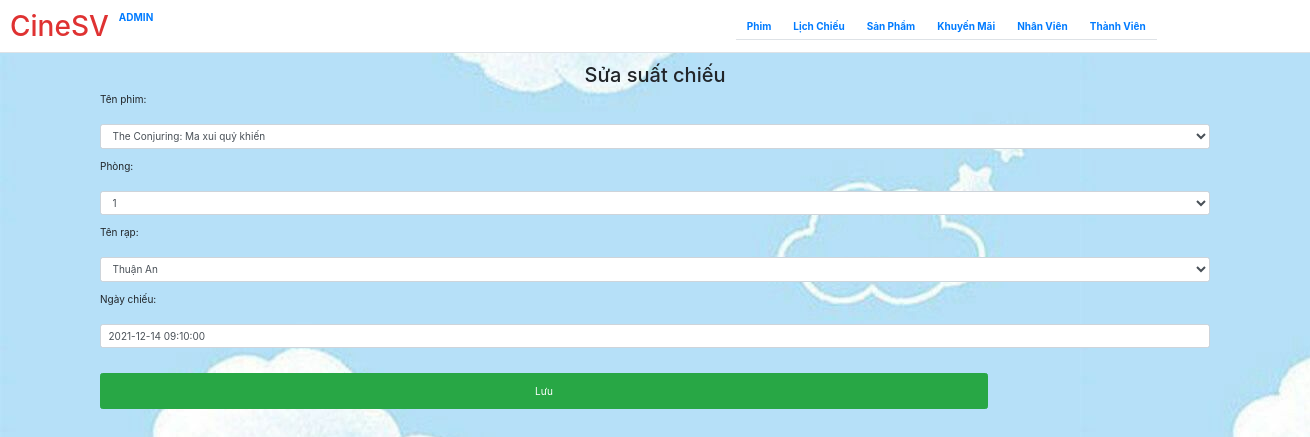
Before: /admin/lichchieu/update.php?masc=41 with the older database file.
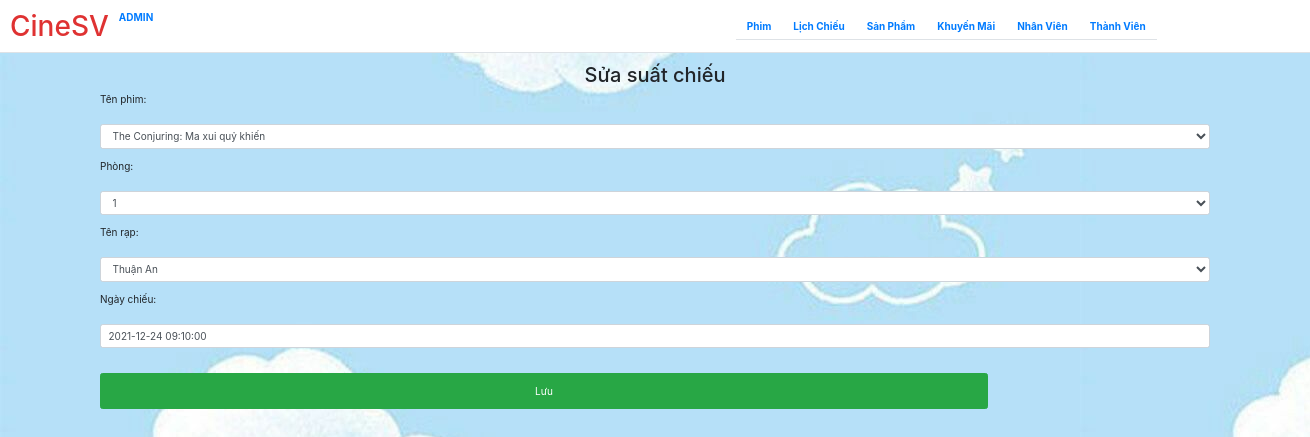
After: the same page with the newer database file.
### tables this page shows
CREATE TABLE `phim` (
  `MAPHIM` int(10) NOT NULL,
  `TENPHIM` varchar(50) NOT NULL,
  `THOILUONG` int(11) NOT NULL,
  `NGONNGU` varchar(50) NOT NULL,
  `THELOAI` varchar(30) NOT NULL,
  `DAODIEN` varchar(50) NOT NULL,
  `DIENVIEN` varchar(100) DEFAULT NULL,
  `MOTA` varchar(800) DEFAULT NULL,
  `DOTUOI` int(11) DEFAULT NULL,
  `TRAILER` varchar(256) DEFAULT NULL,
  `POSTER` varchar(256) DEFAULT NULL,
  `KHOICHIEU` date DEFAULT NULL
);

CREATE TABLE `rapchieu` (
  `MARAP` int(10) NOT NULL,
  `TENRAP` varchar(50) NOT NULL,
  `DIACHI` varchar(256) NOT NULL,
  `email` varchar(256) DEFAULT NULL,
  `sdt` int(11) DEFAULT NULL
);

CREATE TABLE `suatchieu` (
  `MASC` int(10) NOT NULL,
  `MAGHE` char(10) DEFAULT NULL,
  `PHONG` char(10) DEFAULT NULL,
  `MAPHIM` int(10) DEFAULT NULL,
  `MARAP` int(10) DEFAULT NULL,
  `SOHD` int(10) DEFAULT NULL,
  `NGAYCHIEU` datetime NOT NULL,
  `suat` int(11) NOT NULL
);

### db/dbhelper.php (called while the page is built, shortened)
<?php
function executeSingleResult($sql) {
	$con = mysqli_connect(HOST, USERNAME, PASSWORD, DATABASE);
	$result = mysqli_query($con, $sql);
	$row =null;
	if ($result !=null)
	{
		$row    = mysqli_fetch_array($result);
	}
	return $row;
}

### admin/lichchieu/update.php (the view, shortened to what this page needs)
<?php
require_once ('../../db/dbhelper.php');
if (isset($_GET['masc'])) {
	$masc   = $_GET['masc'];
	$sql    = "select sc.PHONG,p.TENPHIM,rc.TENRAP,p.MAPHIM,rc.MARAP,sc.NGAYCHIEU
		from phim p join suatchieu sc on p.MAPHIM=sc.MAPHIM JOIN rapchieu rc ON rc.MARAP=sc.MARAP
		where masc='$masc'";
	$result = executeSingleResult($sql);
	if ($result != null) {
		$tenphim=  $result[1];
		$tenrap= $result[2];
		$ngaychieu=$result[5];
	}
}
require('../../all/header.php')
?>
	<div class="container">
		<div class="panel panel-primary">
			<div class="panel-heading">
				<h2 class="text-center">Sửa suất chiếu</h2>
			</div>
			<div class="panel-body">
				<form method="post">
				<div class="form-group">
					  <label for="maphim">Tên phim:</label>
					  <select class="form-control" id="maphim" name="maphim">
                            <option hidden selected disabled ><?=$tenphim?></option>
                        </select>
					</div>
					<div class="form-group">
					  <label for="phong">Phòng:</label><br>
                        <select class="form-control" id="phong" name="phong">
                            <option value="1">1</option>
                        </select>
					</div>
					<div class="form-group">
					  <label for="marap">Tên rạp:</label>
					  <select class="form-control" id="marap" name="marap">
					  		<option hidden selected disabled ><?=$tenrap?></option>
                        </select>
					</div>
					<div class="form-group">
					  <label for="ngaychieu">Ngày chiếu:</label>
					  <input required="true" type="datetime" class="form-control" id="ngaychieu" name="ngaychieu" value="<?=$ngaychieu?>">
					</div>
					<br>
					<button class="btn btn-success">Lưu</button>
				</form>
			</div>
		</div>
	</div>
</body>
</html>

### all/header.php (shortened to what this page needs)
<!DOCTYPE html>
<html lang="en">
<head >
    <link rel="stylesheet" href="https://pagecdn.io/lib/normalize/8.0.1/normalize.min.css">
    <link rel="stylesheet" href="../assets/fontawesome-free-5.15.4-web/css/all.min.css">
    <link rel="stylesheet" href="../assets/css/main.css">
    <link rel="stylesheet" href="../assets/css/base.css">
    <link rel="stylesheet" href="../assets/css/grid.css">
    <link rel="stylesheet" href="../assets/css/responsive.css">
	<link rel="stylesheet" href="https://maxcdn.bootstrapcdn.com/bootstrap/4.4.1/css/bootstrap.min.css">
</head>
<body style="background-image: url(../img/x.jpg); width :100%">
	<header>
        <nav class="navbar navbar-expand-sm navbar-toggleable-sm navbar-light bg-white border-bottom box-shadow mb-3">
            <div  class="header-logo" style="display:flex;">
               <a href="../dashboard/" style="font-size: 2.8rem; font-weight: 500; color: rgb(223, 50, 50);text-decoration:none;"> CineSV  </a>
                <div class="nav-item">
							<a class="nav-link " href="../dashboard/"><b>ADMIN</b> </a>
                </div>
            </div>
            <div class="container" >
                <div class="navbar-collapse collapse d-sm-inline-flex flex-sm-row-reverse" style="margin-right :180px;">
					<ul class="nav nav-tabs">
						<li class="nav-item">
							<a class="nav-link " href="../phim/"><b>Phim</b> </a>
						</li>
						<li class="nav-item">
							<a class="nav-link " href="../lichchieu/"><b>Lịch Chiếu</b> </a>
						</li>
						<li class="nav-item">
							<a class="nav-link" href="../sanpham/"><b>Sản Phẩm</b> </a>
						</li>
						<li class="nav-item">
							<a class="nav-link" href="../khuyenmai/"><b>Khuyến Mãi</b> </a>
						</li>
						<li class="nav-item">
							<a class="nav-link " href="../nhanvien/"><b>Nhân Viên</b> </a>
						</li>
						<li class="nav-item">
							<a class="nav-link" href="../thanhvien/"><b>Thành Viên</b> </a>
						</li>
                    </ul>
                </div>
            </div>
        </nav>
    </header>

### assets/css/main.css (style rules this page uses)
.navbar { height: 100%; align-items: center; justify-content: space-between; margin-right: 150px; }

### assets/css/base.css (style rules this page uses)
:root { --primary-color: rgb(223, 50, 50); --white-color: #fff; --black-color: #000; --text-color: #505050; --header-height: 80px; }
* { box-sizing: inherit; }
html { font-size: 62.5%; line-height: 1.6rem; font-family: 'Roboto', sans-serif; box-sizing: border-box; }
.btn { width: 80%; height: 36px; margin: 0 auto; font-size: 1.4rem; font-weight: 500; color: var(--white-color); background-color: var(--primary-color); border: none; cursor: pointer; border-radius: 5px; text-decoration: none; display: block; text-align: center; line-height: 30px; }
.form-control { display: block; width: 100%; height: calc(1.5em + 0.75rem + 2px); padding: 0.375rem 0.75rem; font-size: 1.6rem; font-weight: 400; line-height: 1.5; color: #495057; background-color: rgb(255, 255, 255); background-clip: padding-box; border: 1px solid #ced4da; border-radius: 0.25rem; margin-top: 12px; border-radius: 5px; }

### assets/css/responsive.css (style rules this page uses)
@media (max-width: 1370px) { .navbar { margin-right: -100px; } }

Changed rows visible on the page:
changed phim "The Conjuring: Ma xui quỷ khiến": ngaychieu "2021-12-14 09:10:00" → "2021-12-24 09:10:00"
